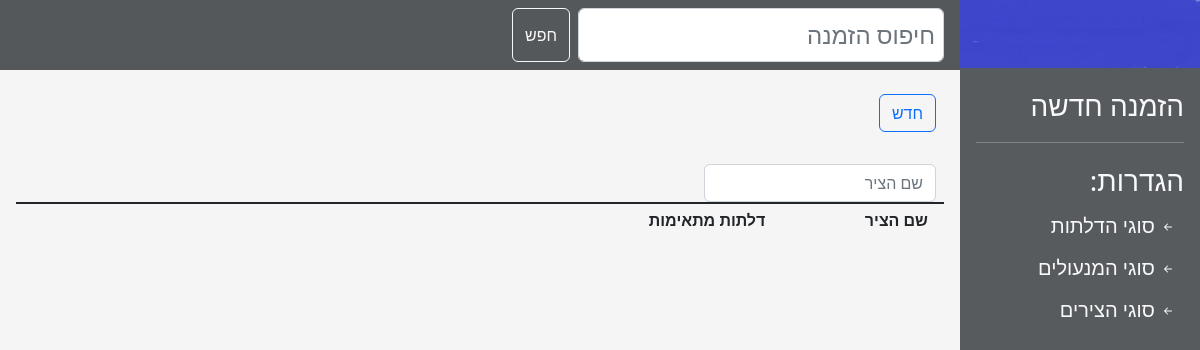
Page /hinges on the earlier database version.
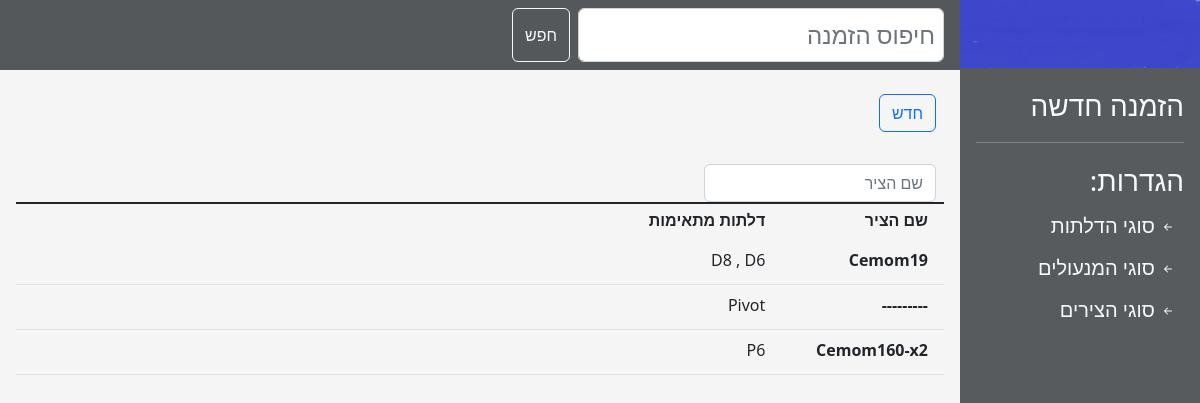
Same page on the later database version.
### main/models.py (models this page shows, shortened)
class Hinge(models.Model):
    name = models.CharField(max_length=16, help_text="סוג הצירים",
                            verbose_name="", unique=True)
    compatible_doors = models.ManyToManyField('DoorType', help_text="דלתות מתאימות",
                                              verbose_name="סוגי דלתות תואמים:", blank=True)
    index = models.CharField(max_length=16)

class DoorType(models.Model):
    name = models.CharField(max_length=16, help_text="שם הדלת",
                            verbose_name="שם הדלת:", unique=True, null=False, )
    image = models.ImageField(upload_to='images/door_types/', default='',
                              help_text="תמונת הדלת", verbose_name="סקיצה:", blank=True,
                              validators=[validate_image_file_extension])
    height_calculation = models.DecimalField(max_digits=4, decimal_places=1, help_text="הפחתה בגובה",
                                             verbose_name="הפחתה בגובה:", null=False, default=0,
                                             validators=[MaxValueValidator(0)])
    width_calculation = models.DecimalField(max_digits=4, decimal_places=1, help_text="הפחתה ברוחב",
                                            verbose_name="הפחתה ברוחב:", null=False, default=0,
                                            validators=[MaxValueValidator(0)])
    covering_out_height_calculation = models.DecimalField(max_digits=4, decimal_places=1, help_text="הפחתה בגובה",
                                                          verbose_name="הפחתה בגובה:", null=False, default=0,
                                                          validators=[MaxValueValidator(0)])
    covering_out_width_calculation = models.DecimalField(max_digits=4, decimal_places=1, help_text="הפחתה ברוחב",
                                                         verbose_name="הפחתה ברוחב:", null=False, default=0,
                                                         validators=[MaxValueValidator(0)])
    covering_into_height_calculation = models.DecimalField(max_digits=4, decimal_places=1, help_text="הפחתה בגובה",
                                                           verbose_name="הפחתה בגובה:", null=False, default=0,
                                                           validators=[MaxValueValidator(0)])
    covering_into_width_calculation = models.DecimalField(max_digits=4, decimal_places=1, help_text="הפחתה ברוחב",
                                                          verbose_name="הפחתה ברוחב:", null=False, default=0,
                                                          validators=[MaxValueValidator(0)])
    binder_calculation = models.DecimalField(max_digits=4, decimal_places=1, help_text="הפחתה ברוחב",
                                             verbose_name="הפחתה ברוחב:", null=False, default=0,
                                             validators=[MaxValueValidator(0)])
    def __str__(self):
        return self.name

### main/views.py (the view)
# urls.py: path('hinges', main.views.hinges, name='hinges'),
def hinges(request):
    form = HingesForm()
    form_error = None
    all_hinges = Hinge.objects.all()
    if request.method == 'POST':
        form = HingesForm(request.POST)
        if form.is_valid():
            form.save()
        else:
            form_error = True
    return render(request, 'hinges.html', {'form': form,
                                           'hinges': all_hinges,
                                           'form_error': form_error})

### main/forms.py
class HingesForm(ModelForm):
    class Meta:
        model = Hinge
        fields = ['name', 'compatible_doors']
        widgets = {'name': TextInput(attrs={'class': 'form-control', 'size': '20'}),
                   'compatible_doors': SelectMultiple(attrs={'class': 'form-select'})}
        error_messages = {
            'name': {'required': "שדה חובה", 'unique': "צירים עם שם כזה כבר קיימים במערכת"},
        }

### templates/hinges.html (shortened to what this page needs)
{% extends 'generic_list.html' %}
{% block filter_placeholder %}שם הציר{% endblock %}
{% block table %}
    <div class="row border-top border-dark border-2">
        <div class="col-2 pb-1 fw-bold lh-lg mx-1">שם הציר</div>
        <div class="col-3 pb-1 fw-bold lh-lg mx-1">דלתות מתאימות</div>
        <div class="w-25"></div>
        <div class="w-25"></div>
    </div>
    {% load static %}
    {% for hinge in hinges %}
        <div>
            <div data-bs-toggle="collapse"
                 data-bs-target="#record_{{ hinge.id }}"
                 aria-expanded="true" aria-controls="record_{{ hinge.id }}" style="z-index: -1;"
                 class="row table-row border-bottom border-black-50 border-1 tr">
                <div class="col-2 pb-1 fw-bold lh-lg m-1">{{ hinge.name }}</div>
                <div class="col-2 pb-1 lh-lg m-1">
                    {% for door in hinge.compatible_doors.all %}
                        {% if forloop.counter0 > 0 %}
                            <span>, </span>
                        {% endif %}
                        {{ door.name }}
                    {% endfor %}
                </div>
                        </div>
        </div>
    {% endfor %}
{% endblock %}

### templates/generic_list.html (shortened to what this page needs)
{% extends 'base.html' %}
{% block page %}
    <button class="btn btn-outline-primary m-2" type="button" data-bs-toggle="collapse"
            data-bs-target="#new_item_form" aria-expanded="false" aria-controls="new_item_form">
        חדש
    </button>
    <div class="col-3 mx-2">
        <input type="text" class="form-control filter m-0 mt-4" id="filter"
               placeholder="{% block filter_placeholder %}{% endblock %}">
    </div>
    <div class="container scroll">
        {% block table %}
        {% endblock %}
    </div>
{% endblock %}

### templates/base.html (shortened to what this page needs)
<!doctype html>
<html lang="he" dir="rtl">
<head>
    {% load static %}
    <link href="https://cdn.jsdelivr.net/npm/bootstrap@5.2.3/dist/css/bootstrap.min.css" rel="stylesheet"
>
    <link rel="stylesheet" href="{% static 'css/styles.css' %}">
</head>
<body class="d-flex">
<aside class="bg-dark bg-opacity-75 d-print-none">
    <div>
        <a href="{% url 'home' %}">
            <img src="{% static 'images/logo.jpg' %}" class="img-fluid" alt="logo">
        </a>
    </div>
    {% block sidepanel %}
        <div class="m-3 text-decoration-none text-light fs-3">
            <a href="{% url 'new_order' %}" class="text-decoration-none text-light">הזמנה חדשה</a>
            <hr>
            <p class="m-0 p-0">הגדרות:</p>
            <div class="mx-2">
                <a href="{% url 'doors' %}" class="text-decoration-none text-light fs-5 link">
                    <svg xmlns="http://www.w3.org/2000/svg" width="16" height="16" fill="currentColor"
                         class="bi bi-arrow-left-short" viewBox="0 0 16 16">
                        <path fill-rule="evenodd"
                              d="M12 8a.5.5 0 0 1-.5.5H5.707l2.147 2.146a.5.5 0 0 1-.708.708l-3-3a.5.5 0 0 1 0-.708l3-3a.5.5 0 1 1 .708.708L5.707 7.5H11.5a.5.5 0 0 1 .5.5z"></path>
                    </svg>
                    סוגי הדלתות</a>
            </div>
            <div class="mx-2">
                <a href="{% url 'locks' %}" class="text-decoration-none text-light fs-5 link">
                    <svg xmlns="http://www.w3.org/2000/svg" width="16" height="16" fill="currentColor"
                         class="bi bi-arrow-left-short" viewBox="0 0 16 16">
                        <path fill-rule="evenodd"
                              d="M12 8a.5.5 0 0 1-.5.5H5.707l2.147 2.146a.5.5 0 0 1-.708.708l-3-3a.5.5 0 0 1 0-.708l3-3a.5.5 0 1 1 .708.708L5.707 7.5H11.5a.5.5 0 0 1 .5.5z"></path>
                    </svg>
                    סוגי המנעולים</a>
            </div>
            <div class="mx-2">
                <a href="{% url 'hinges' %}" class="text-decoration-none text-light fs-5 link">
                    <svg xmlns="http://www.w3.org/2000/svg" width="16" height="16" fill="currentColor"
                         class="bi bi-arrow-left-short" viewBox="0 0 16 16">
                        <path fill-rule="evenodd"
                              d="M12 8a.5.5 0 0 1-.5.5H5.707l2.147 2.146a.5.5 0 0 1-.708.708l-3-3a.5.5 0 0 1 0-.708l3-3a.5.5 0 1 1 .708.708L5.707 7.5H11.5a.5.5 0 0 1 .5.5z"></path>
                    </svg>
                    סוגי הצירים</a>
            </div>
        </div>
    {% endblock %}
</aside>
<div class="page flex-fill">
    <nav class="navbar bg-dark bg-opacity-75 m-0 p-2 sticky-top d-print-none">
        <div class="container-fluid m-0 p-0">
            <form class="d-flex" role="search" method="post" action="{% url 'search_order' %}">
                <input name="search-field" class="form-control mx-2 fs-4 p-2" type="search" placeholder="חיפוס הזמנה"
                       aria-label="Search">
                <button class="btn btn-outline-light" type="submit">חפש</button>
            </form>
        </div>
    </nav>
    <div class="container p-3">
        {% block page %}
        {% endblock %}
    </div>
</div>
</body>
</html>

### static/css/styles.css (style rules this page uses)
body { margin: 0; padding: 0; height: 100vh; display: block; }
aside { width: 15rem; }
.page { background-color: whitesmoke; overflow: auto; }
.btn { z-index: 10; }
.link { transition: margin-right 0.2s; }

Differences in the rows shown:
added Hinge: name "Cemom19"
added DoorType: name "D8", shown under "Cemom19"
added DoorType: name "D6", shown under "Cemom19"
added Hinge: name "---------"
added DoorType: name "Pivot"
added Hinge: name "Cemom160-x2"
added DoorType: name "P6", shown under "Cemom160-x2"
